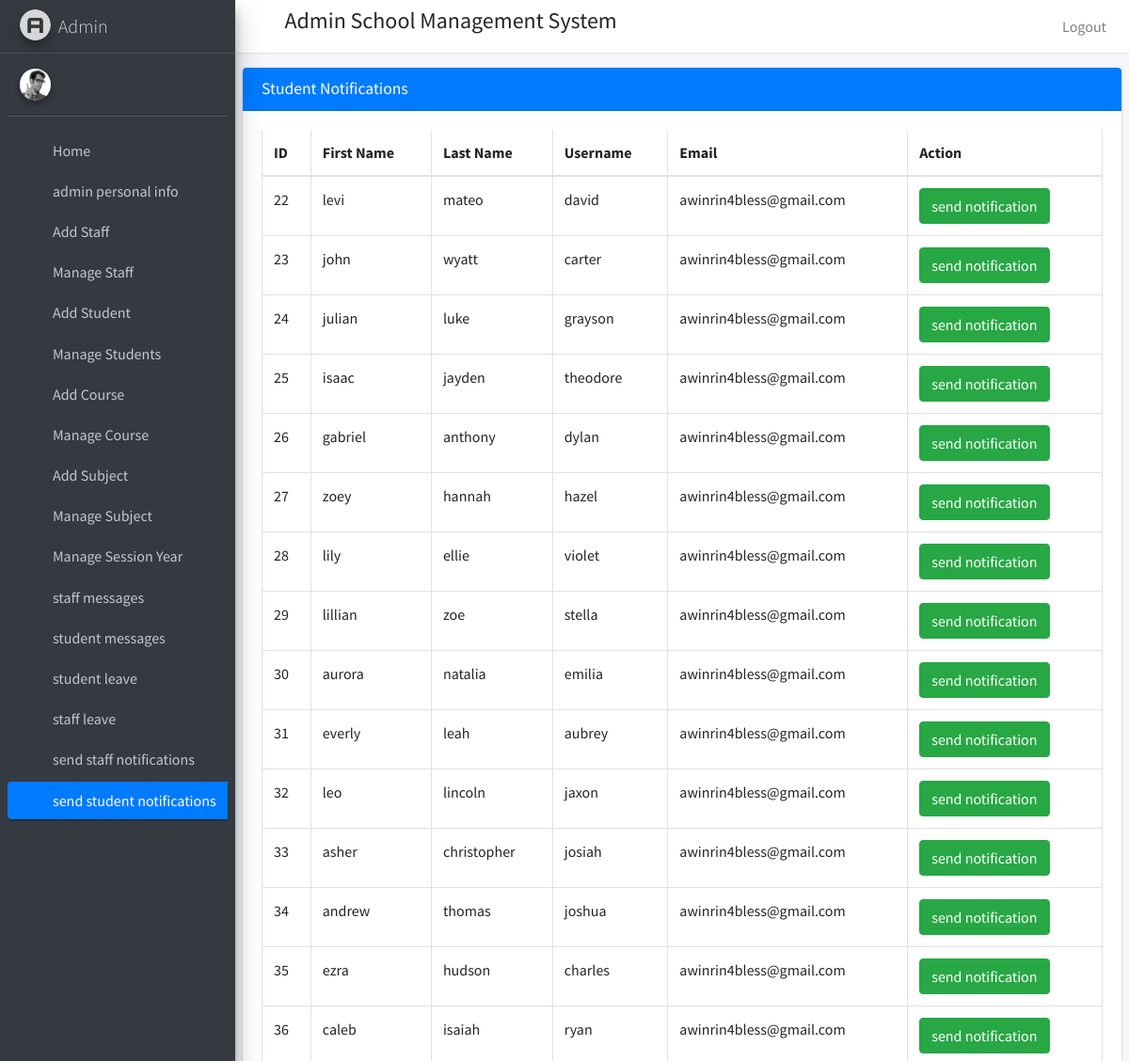
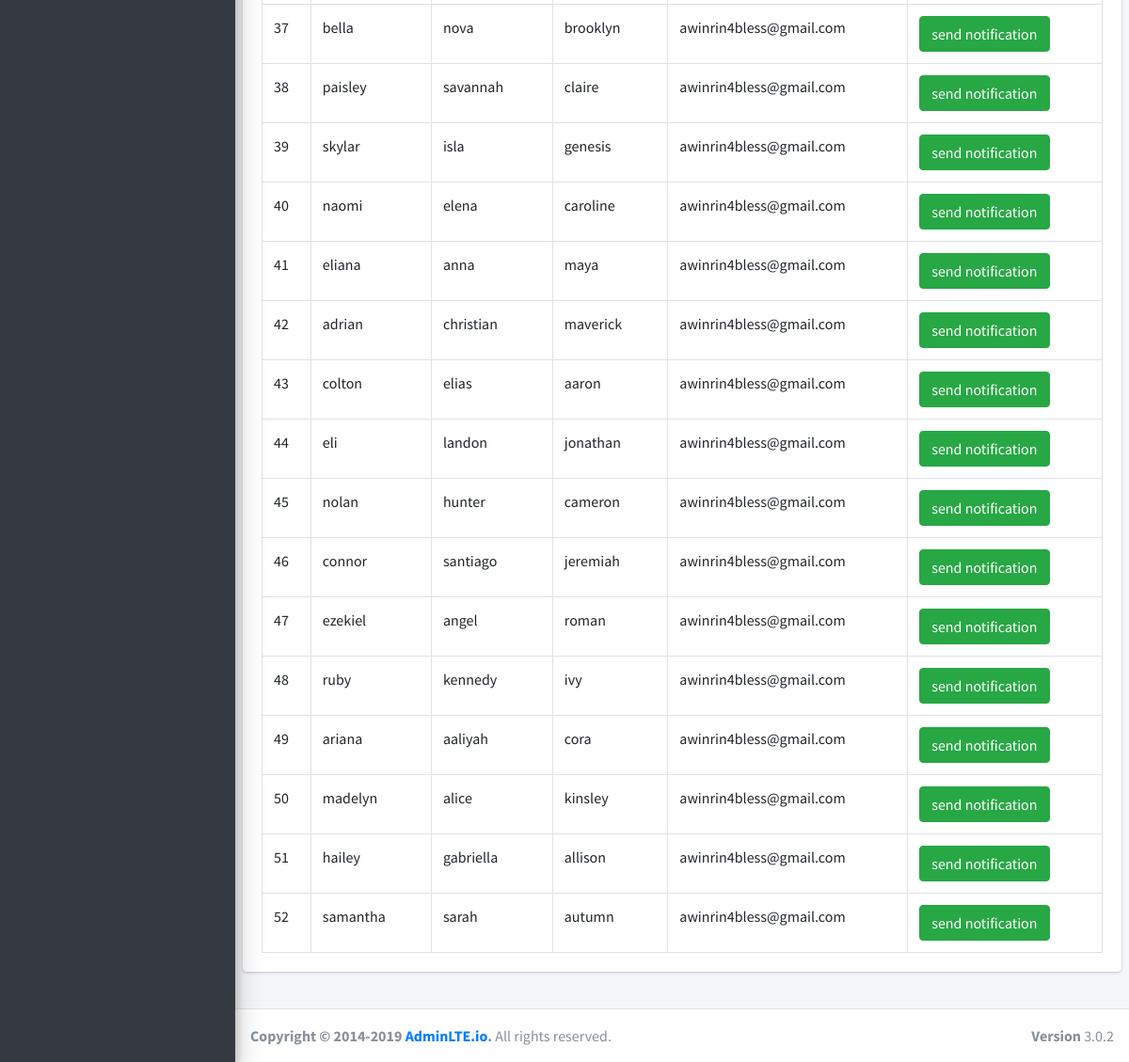
The app's page /send_student_notification/ with its own data (2 pictures, top to bottom).
### backend/models.py (models this page shows, shortened)
class Student(models.Model):
    user = models.OneToOneField(CustomUser,on_delete=models.CASCADE)
    gender = models.CharField(default='male',max_length=40)
    profile = models.ImageField(default='static/placeholder.png',upload_to='student_profile_pics')
    course = models.ForeignKey(Course,on_delete=models.DO_NOTHING)
    address = models.TextField()
    fcm_token = models.TextField(default="")
    session_year = models.ForeignKey(Sessionyear,on_delete=models.CASCADE)
    created_at = models.DateTimeField(auto_now_add=True)
    updated_at = models.DateTimeField(auto_now_add=True)

class CustomUser(AbstractUser):
    user_type_data = ((1,"AdminHod"),(2,"Staff"),(3,"Student"))
    user_type = models.CharField(default=1,choices=user_type_data,max_length=40)

### backend/hodviews.py (the view)
# urls.py: path('send_student_notification/', hodviews.send_student_notification,name='send_student_notification'),
def send_student_notification(request):
    students = Student.objects.all()
    context = {"students":students}
    return render(request,"adminhod/student-notification.html",context)

### backend/templates/adminhod/student-notification.html (shortened to what this page needs)
{% extends 'adminhod/admin-base.html'%}
{% block main_content %}
<div class="col-md-12">
    <div class="card card-primary">
      <div class="card-header">
        <h3 class="card-title">Student Notifications</h3>
      </div>
      <div class="card-body table-responsive">
        <table class="table table-bordered table-hover text-nowrap">
          <thead>
            <tr>
              <th>ID</th>
              <th>First Name</th>
              <th>Last Name</th>
              <th>Username</th>
              <th>Email</th>
              <th>Action</th>
            </tr>
          </thead>
          <tbody>
              {% for student in students %}
            <tr>
              <td>{{student.user.id}}</td>
              <td>{{student.user.first_name}}</td>
              <td>{{student.user.last_name}}</td>
              <td>{{student.user.username}}</td>
              <td>{{student.user.email}}</td>
              <td><a href="#" class="btn btn-success send_notification" data-toggle="modal" data-target="#myModal">send notification</a></td>
            </tr>
            {% endfor %}
          </tbody>
        </table>
      </div>
    </div>
</div>
{% endblock%}

### records on screen
Student: user.id "22", user.first_name "levi", user.last_name "mateo", user.username "david", user.email "awinrin4bless@gmail.com"
Student: user.id "23", user.first_name "john", user.last_name "wyatt", user.username "carter", user.email "awinrin4bless@gmail.com"
Student: user.id "24", user.first_name "julian", user.last_name "luke", user.username "grayson", user.email "awinrin4bless@gmail.com"
Student: user.id "25", user.first_name "isaac", user.last_name "jayden", user.username "theodore", user.email "awinrin4bless@gmail.com"
Student: user.id "26", user.first_name "gabriel", user.last_name "anthony", user.username "dylan", user.email "awinrin4bless@gmail.com"
Student: user.id "27", user.first_name "zoey", user.last_name "hannah", user.username "hazel", user.email "awinrin4bless@gmail.com"
Student: user.id "28", user.first_name "lily", user.last_name "ellie", user.username "violet", user.email "awinrin4bless@gmail.com"
Student: user.id "29", user.first_name "lillian", user.last_name "zoe", user.username "stella", user.email "awinrin4bless@gmail.com"
Student: user.id "30", user.first_name "aurora", user.last_name "natalia", user.username "emilia", user.email "awinrin4bless@gmail.com"
Student: user.id "31", user.first_name "everly", user.last_name "leah", user.username "aubrey", user.email "awinrin4bless@gmail.com"
Student: user.id "32", user.first_name "leo", user.last_name "lincoln", user.username "jaxon", user.email "awinrin4bless@gmail.com"
Student: user.id "33", user.first_name "asher", user.last_name "christopher", user.username "josiah", user.email "awinrin4bless@gmail.com"
Student: user.id "34", user.first_name "andrew", user.last_name "thomas", user.username "joshua", user.email "awinrin4bless@gmail.com"
Student: user.id "35", user.first_name "ezra", user.last_name "hudson", user.username "charles", user.email "awinrin4bless@gmail.com"
Student: user.id "36", user.first_name "caleb", user.last_name "isaiah", user.username "ryan", user.email "awinrin4bless@gmail.com"
Student: user.id "37", user.first_name "bella", user.last_name "nova", user.username "brooklyn", user.email "awinrin4bless@gmail.com"
Student: user.id "38", user.first_name "paisley", user.last_name "savannah", user.username "claire", user.email "awinrin4bless@gmail.com"
Student: user.id "39", user.first_name "skylar", user.last_name "isla", user.username "genesis", user.email "awinrin4bless@gmail.com"
Student: user.id "40", user.first_name "naomi", user.last_name "elena", user.username "caroline", user.email "awinrin4bless@gmail.com"
Student: user.id "41", user.first_name "eliana", user.last_name "anna", user.username "maya", user.email "awinrin4bless@gmail.com"
Student: user.id "42", user.first_name "adrian", user.last_name "christian", user.username "maverick", user.email "awinrin4bless@gmail.com"
Student: user.id "43", user.first_name "colton", user.last_name "elias", user.username "aaron", user.email "awinrin4bless@gmail.com"
Student: user.id "44", user.first_name "eli", user.last_name "landon", user.username "jonathan", user.email "awinrin4bless@gmail.com"
Student: user.id "45", user.first_name "nolan", user.last_name "hunter", user.username "cameron", user.email "awinrin4bless@gmail.com"
Student: user.id "46", user.first_name "connor", user.last_name "santiago", user.username "jeremiah", user.email "awinrin4bless@gmail.com"
Student: user.id "47", user.first_name "ezekiel", user.last_name "angel", user.username "roman", user.email "awinrin4bless@gmail.com"
Student: user.id "48", user.first_name "ruby", user.last_name "kennedy", user.username "ivy", user.email "awinrin4bless@gmail.com"
Student: user.id "49", user.first_name "ariana", user.last_name "aaliyah", user.username "cora", user.email "awinrin4bless@gmail.com"
Student: user.id "50", user.first_name "madelyn", user.last_name "alice", user.username "kinsley", user.email "awinrin4bless@gmail.com"
Student: user.id "51", user.first_name "hailey", user.last_name "gabriella", user.username "allison", user.email "awinrin4bless@gmail.com"
Student: user.id "52", user.first_name "samantha", user.last_name "sarah", user.username "autumn", user.email "awinrin4bless@gmail.com"
